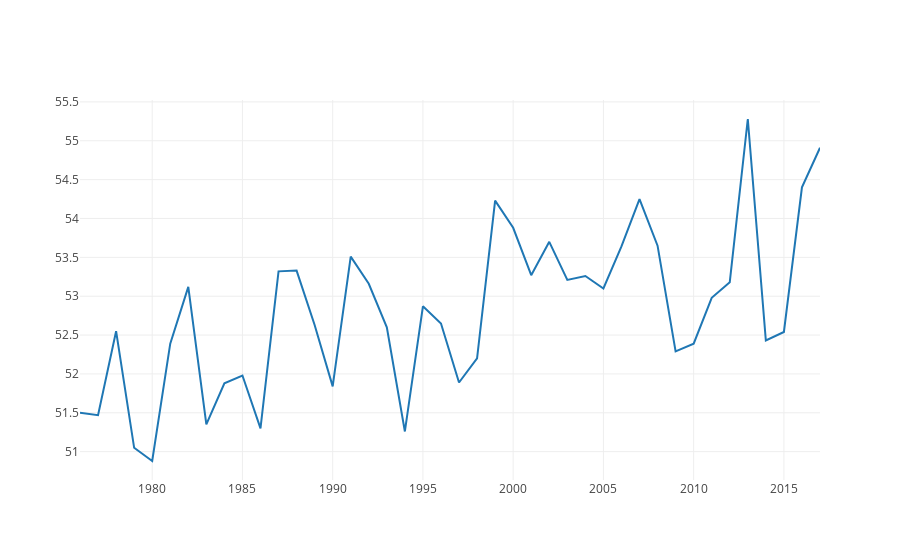

Write notebook code for a chart like this one.
### Code cell
tab2 = [go.Scatter(
          x=data.Year,
          y=data['Temp'])]
plotly.offline.init_notebook_mode(connected=True)
plotly.offline.iplot(tab2)
